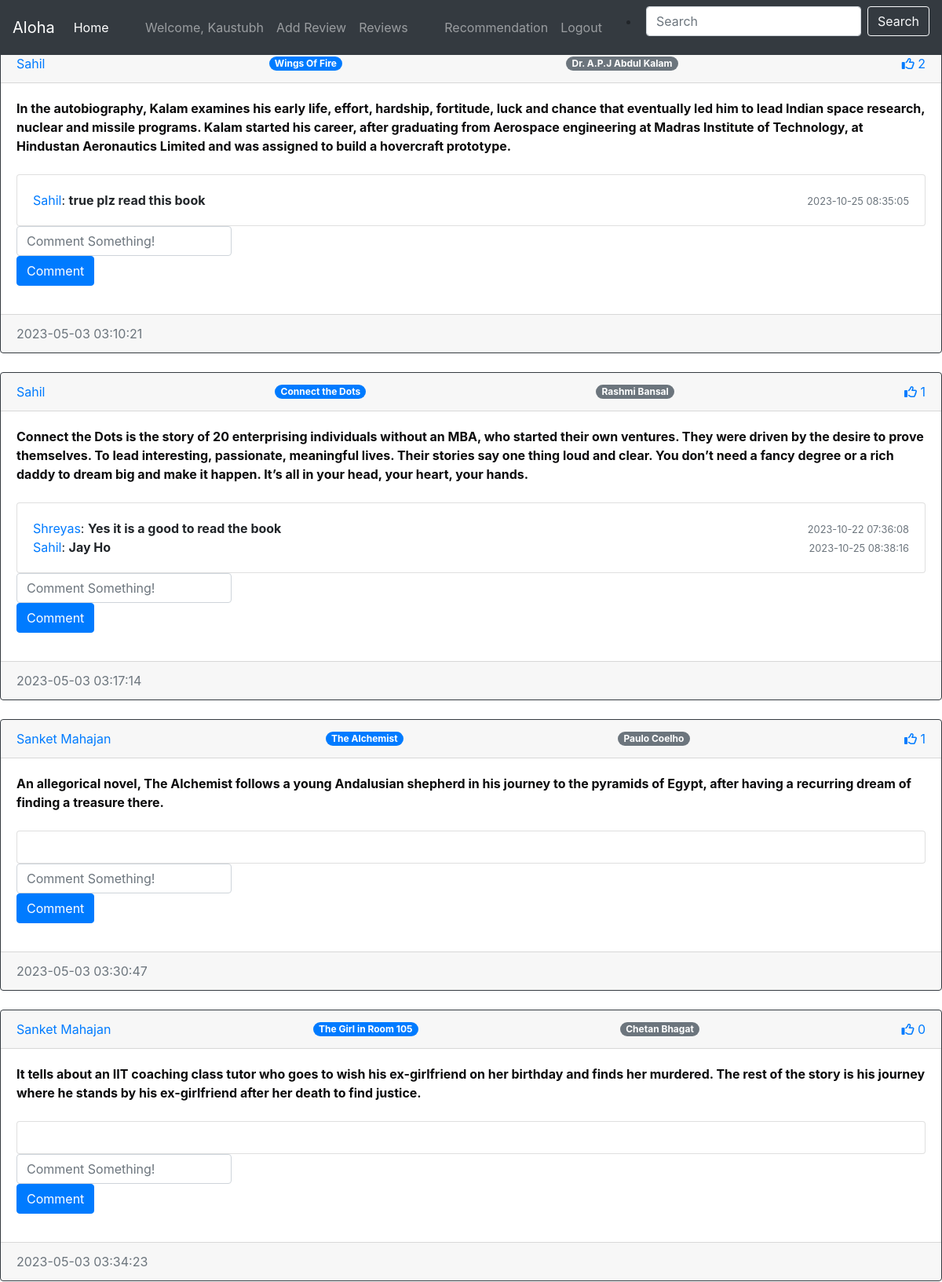
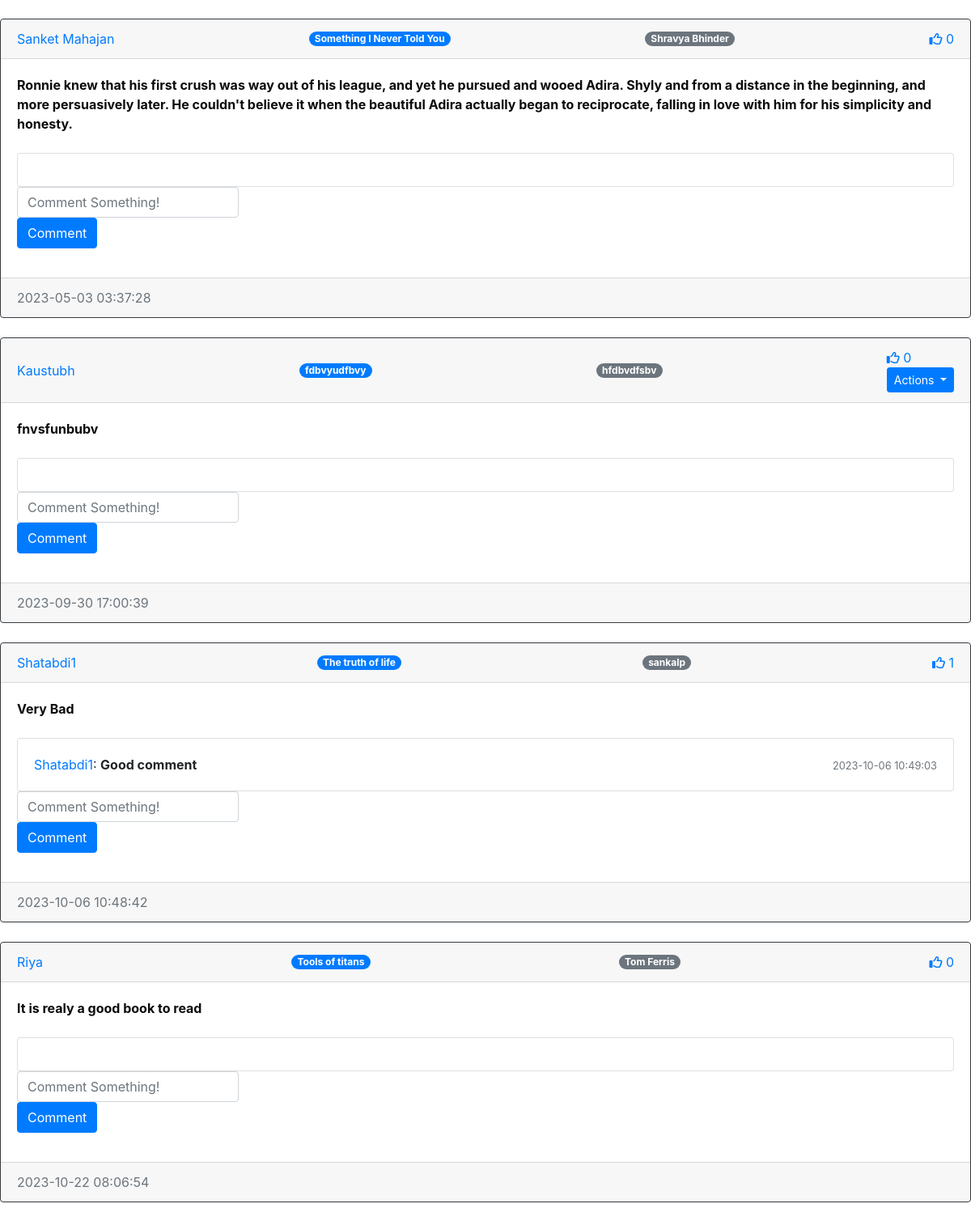
Screenshot of /reviews (signed in) with the database file from the repository (2 pictures, top to bottom).
### market/models.py (models this page shows, shortened)
class User(db.Model, UserMixin):
    id = db.Column(db.Integer(), primary_key=True)
    username = db.Column(db.String(length=30), nullable=False, unique=True)
    email_address = db.Column(db.String(length=50), nullable=False, unique=True)
    password_hash = db.Column(db.String(length=60), nullable=False)
    budget = db.Column(db.Integer(), nullable=False, default=1000)
    review = db.relationship('Review', backref='user', passive_deletes=True,lazy=True)
    comment = db.relationship('Comment',backref='user',passive_deletes=True)
    likes = db.relationship('Like',backref='user',passive_deletes=True)
    @property
    def password(self):
        return self.password_hash

class Review(db.Model):
    id = db.Column(db.Integer(), primary_key=True)
    book_name = db.Column(db.String(length=50), nullable=False)
    book_author = db.Column(db.String(length=50), nullable=False)
    description = db.Column(db.String(length=1000), nullable=False)
    image_file = db.Column(db.String(), nullable=True,default='birth.jpg')
    user_id = db.Column(db.Integer(), db.ForeignKey('user.id', ondelete="CASCADE"), nullable=False)
    date_created = db.Column(db.DateTime(timezone=True),default = func.now())
    comment = db.relationship('Comment',backref='review',passive_deletes=True)
    likes = db.relationship('Like', backref='review', passive_deletes=True)

class Comment(db.Model):
    id = db.Column(db.Integer, primary_key=True)
    description = db.Column(db.String(1000), nullable=False)
    user_id = db.Column(db.Integer, db.ForeignKey('user.id', ondelete="CASCADE"), nullable=False)
    review_id = db.Column(db.Integer, db.ForeignKey('review.id', ondelete="CASCADE"), nullable=False)
    date_created = db.Column(db.DateTime(timezone=True), default=func.now())

### market/routes.py (the view)
@app.route('/reviews')
def review_detail():
    review = Review.query.all()
    return render_template('review_detail.html',user=current_user,review=review)

### market/models.py (called while the page is built)
@login_manager.user_loader
def load_user(user_id):
    return User.query.get(int(user_id))

### market/templates/review_detail.html (shortened to what this page needs)
{% extends "base.html" %}
{% block content %}
<h1 align="center"  style="color:rgb(8, 9, 10);">Reviews</h1>
<div id="review">
  {% if current_user.is_authenticated %}
    {% for post in review %}
        <div class="card border-dark">
          <div class="card-header d-flex justify-content-between align-items-center">
            <a href="/review/{{ post.user.username }}"> {{ post.user.username }} </a>
            <span class="badge badge-primary badge-pill">{{ post.book_name }}</span>
            <span class="badge badge-secondary badge-pill">{{ post.book_author }}</span>
            <div>
              <a href="/like-review/{{ post.id }}" class="like-btn{% if current_user in post.likes %} active {% endif %}">
                <i class="far fa-thumbs-up"></i>
                <span class="like-count">{{ post.likes|length }}</span>
              </a>
            {% if post.user_id == current_user.id %}
            <div class="dropdown">
              <button class="btn btn-sm btn-primary dropdown-toggle" type="button" data-bs-toggle="dropdown">
                Actions
              </button>
            </div>
            {% endif %}
            </div>
          </div>
          <div class="card-body">
            <div class="card-text"><strong>{{ post.description }}</strong></div>
            <br>
            <div class="" id="comment-{{post.id}}">
              <div class="card">
                  <div class="card-body" id="comment-expanded-{{post.id}}">
                      {% for comment in post.comment %}
                          <div class="d-flex justify-content-between align-items-center">
                              <div class="flex-grow-1">
                                  <a href="/review/{{comment.user.username}}">{{comment.user.username}}</a>:
                                  <strong><span class="comment-text">{{comment.description}}</span></strong>
                              </div>
                              <div class="text-right">
                                  <small class="text-muted">{{ comment.date_created.strftime('%Y-%m-%d %H:%M:%S') }}</small>
                              </div>
                          </div>
                      {% endfor %}
                  </div>
              </div>
              <div class="input-group mb-3">
                  <form method="POST" action="/create-comment/{{post.id}}">
                      <input type="text" id="description" name="description" class="form-control" placeholder="Comment Something!" required>
                      <button type="submit" class="btn btn-primary">Comment</button>
                  </form>
              </div>
            </div>
          </div>
          <div class="card-footer text-muted">
            {{ post.date_created }}
          </div>
        </div>
        <br>
    {% else %}
        {% if post.description == None %}
          <p>The post description is empty.</p>
        {% endif %}
    {% endfor %}
    <br>
  {% endif %}
</div>
{% endblock %}

### market/templates/base.html (shortened to what this page needs)
<!doctype html>
<html lang="en">
   <head>
      <link rel="stylesheet" href="https://cdn.jsdelivr.net/npm/bootstrap@4.5.3/dist/css/bootstrap.min.css">
   </head>
   <body>
    <nav class="navbar navbar-expand-md navbar-dark bg-dark fixed-top">
      <a class="navbar-brand" href="/">Aloha</a>
      <div class="collapse navbar-collapse" id="navbarNav">
        <ul class="navbar-nav mr-auto">
            <li class="nav-item active">
                <a class="nav-link" href="{{ url_for('home_page') }}">Home <span class="sr-only">(current)</span></a>
            </li>
        </ul>
          {% if current_user.is_authenticated %}
            <ul class="navbar-nav mr-auto">
                <li class="nav-item">
                    <a class="nav-link">Welcome, {{ current_user.username }}</a>
                </li>
                <li class="nav-addreview">
                   <a class="nav-link" href="{{ url_for('reviews_page') }}">Add Review</a>
                </li>
                <li class="nav-reviewposted">
                  <a class="nav-link" href=" {{url_for('review_detail')}} ">Reviews</a>
                </li>
            </ul>
            <ul class="navbar-nav ms-auto">
              <li class="nav-item">
                <a class="nav-link" href="{{ url_for('recommend_ui') }}">Recommendation</a>
              </li>
              <li class="nav-item">
                <a class="nav-link" href="{{ url_for('logout_page') }}">Logout</a>
            </li>
            </ul>
          {% endif %}
          <ul>
            <li>
              <form method="POST" action="{{ url_for('search')}}" class="form-inline ml-2">
                <input class="form-control mr-sm-2" type="search" placeholder="Search" aria-label="Search" name="searched">
                <button class="btn btn-outline-light my-2 my-sm-0" type="submit">Search</button>
              </form>
             </li>
          </ul>
      </div>
    </nav>
      {% block content %}
      {% endblock %}
   </body>
</html>

### market/templates/review_detail.html (style rules this page uses)
.card-body .card-text strong { color: rgb(11, 11, 12); }

### rows the page displays
User: username "Kaustubh"
Review: user.username "Sahil", book_name "Wings Of Fire", book_author "Dr. A.P.J Abdul Kalam", likes|length "2", description "In the autobiography, Kalam examines his early life, effort, hardship, fortitude, luck and chance that eventually led him to lead Indian space research, nuclear and missile programs. Kalam started his career, after graduating from Aerospace engineering at Madras Institute of Technology, at Hindustan Aeronautics Limited and was assigned to build a hovercraft prototype.", date_created "2023-05-03 03:10:21"
Comment: user.username "Sahil", description "true plz read this book", date_created "2023-10-25 08:35:05"
Review: user.username "Sahil", book_name "Connect the Dots", book_author "Rashmi Bansal", likes|length "1", description "Connect the Dots is the story of 20 enterprising individuals without an MBA, who started their own ventures. They were driven by the desire to prove themselves. To lead interesting, passionate, meaningful lives. Their stories say one thing loud and clear. You don’t need a fancy degree or a rich daddy to dream big and make it happen. It’s all in your head, your heart, your hands.", date_created "2023-05-03 03:17:14"
Comment: user.username "Shreyas", description "Yes it is a good to read the book", date_created "2023-10-22 07:36:08"
Comment: user.username "Sahil", description "Jay Ho", date_created "2023-10-25 08:38:16"
Review: user.username "Sanket Mahajan", book_name "The Alchemist", book_author "Paulo Coelho", likes|length "1", description "An allegorical novel, The Alchemist follows a young Andalusian shepherd in his journey to the pyramids of Egypt, after having a recurring dream of finding a treasure there.", date_created "2023-05-03 03:30:47"
Review: user.username "Sanket Mahajan", book_name "The Girl in Room 105", book_author "Chetan Bhagat", likes|length "0", description "It tells about an IIT coaching class tutor who goes to wish his ex-girlfriend on her birthday and finds her murdered. The rest of the story is his journey where he stands by his ex-girlfriend after her death to find justice.", date_created "2023-05-03 03:34:23"
Review: user.username "Sanket Mahajan", book_name "Something I Never Told You", book_author "Shravya Bhinder", likes|length "0", description "Ronnie knew that his first crush was way out of his league, and yet he pursued and wooed Adira. Shyly and from a distance in the beginning, and more persuasively later. He couldn't believe it when the beautiful Adira actually began to reciprocate, falling in love with him for his simplicity and honesty.", date_created "2023-05-03 03:37:28"
Review: user.username "Kaustubh", book_name "fdbvyudfbvy", book_author "hfdbvdfsbv", likes|length "0", description "fnvsfunbubv", date_created "2023-09-30 17:00:39"
Review: user.username "Shatabdi1", book_name "The truth of life", book_author "sankalp", likes|length "1", description "Very Bad", date_created "2023-10-06 10:48:42"
Comment: user.username "Shatabdi1", description "Good comment", date_created "2023-10-06 10:49:03"
Review: user.username "Riya", book_name "Tools of titans", book_author "Tom Ferris", likes|length "0", description "It is realy a good book to read", date_created "2023-10-22 08:06:54"
